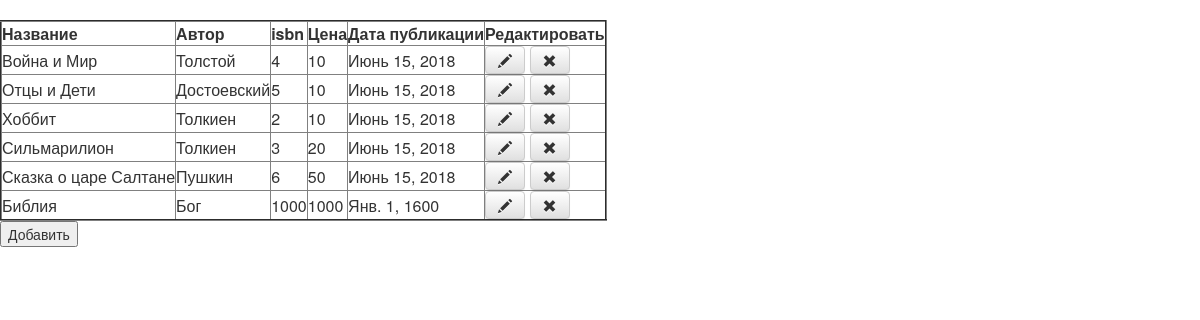
The page / on the database its author committed.
### books/models.py (models this page shows, shortened)
@python_2_unicode_compatible
class Books(models.Model):
    title = models.CharField(max_length=200)
    author = models.CharField(max_length=100)
    isbn = models.IntegerField()
    price = models.IntegerField()
    published = models.DateField(default=date.today)

### books/views.py (the view)
# urls.py: url(r'^$', views.books_list, name='books_list'),
def books_list(request):
    books = Books.objects.all
    return render(request, 'books/books.html', {'books': books})

### books/templates/books/books.html (shortened to what this page needs)
﻿<head>
    <link rel="stylesheet" href="//maxcdn.bootstrapcdn.com/bootstrap/3.2.0/css/bootstrap.min.css">
    <link rel="stylesheet" href="//maxcdn.bootstrapcdn.com/bootstrap/3.2.0/css/bootstrap-theme.min.css">
</head>
{% block content %}
  <table border=2>
    <thead>
     <tr>
      <th data-type="string">Название</th>
      <th data-type="string">Автор</th>
      <th data-type="number">isbn</th>
      <th data-type="number">Цена</th>
      <th data-type="date">Дата публикации</th>
      <th>Редактировать</th>
     </tr>
    </thead>
       {% for book in books %}
         <tr>
            <td>{{ book.title }}</td>
            <td>{{ book.author }}</td>
            <td>{{ book.isbn }}</td>
            <td>{{ book.price }}</td>
            <td>{{ book.published }}</td>
            <td><a class="btn btn-default" href="{% url 'book_edit' nn=book.isbn %}"><span class="glyphicon glyphicon-pencil"></span></a>
            <a class="btn btn-default" href="{% url 'book_del' nn=book.isbn %}"><span class="glyphicon glyphicon-remove"></span></a></td>
         </tr>
       {% endfor %}
  </table>
  <form>
    <input type="button" value="Добавить" onClick='location.href="../new_book/"'>
  </form>
{% endblock %}

### books/templates/books/books.html (style rules this page uses)
th { cursor: pointer; }

### rows shown on the page
Books: title "Война и Мир", author "Толстой", isbn "4", price "10", published "Июнь 15, 2018"
Books: title "Отцы и Дети", author "Достоевский", isbn "5", price "10", published "Июнь 15, 2018"
Books: title "Хоббит", author "Толкиен", isbn "2", price "10", published "Июнь 15, 2018"
Books: title "Сильмарилион", author "Толкиен", isbn "3", price "20", published "Июнь 15, 2018"
Books: title "Сказка о царе Салтане", author "Пушкин", isbn "6", price "50", published "Июнь 15, 2018"
Books: title "Библия", author "Бог", isbn "1000", price "1000", published "Янв. 1, 1600"
